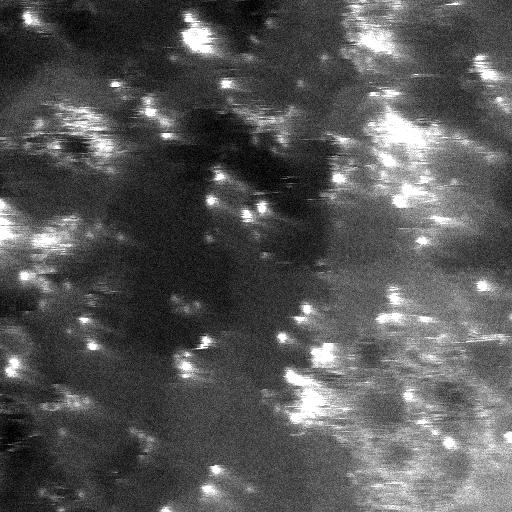
#> input picture sovel filter/Pt1-17.jpg, 512 x 512 px
$ python sobel_filter.py   (older library calls are emulated)
#> lines starting #> are read from the running program, lines starting #| are printed output that depends on the picture
import cv2
import numpy as np

# 入力画像を読み込み
img = cv2.imread("Pt1-17.jpg")
#> img is the input picture: shape (512, 512, 3); min 0, max 255, mean 85.8

# グレースケール変換
gray = cv2.cvtColor(img, cv2.COLOR_RGB2GRAY)

# cv2.sobelメソッドを使用
gray_x = cv2.Sobel(gray, cv2.CV_32F, 1, 0, ksize=3)
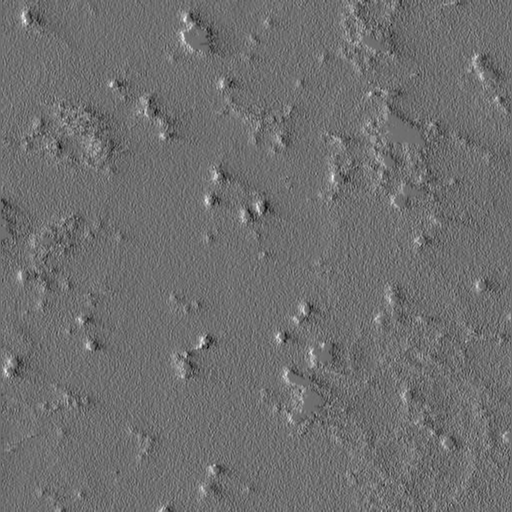
#> gray_x: shape (512, 512) float32; min -420, max 542, mean 0.5; drawn with min black and max white
gray_y = cv2.Sobel(gray, cv2.CV_32F, 0, 1, ksize=3)
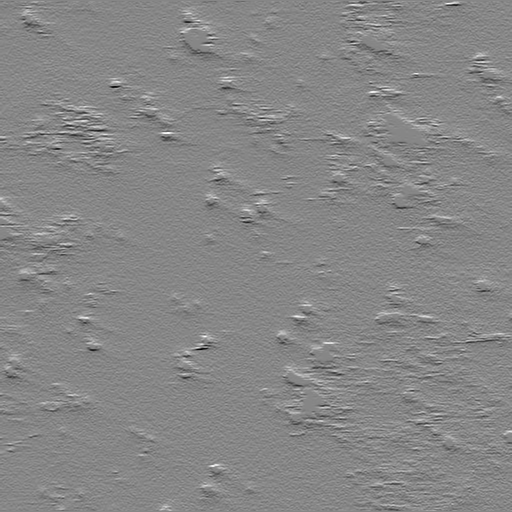
#> gray_y: shape (512, 512) float32; min -846, max 755, mean 0.5; drawn with min black and max white
dst = np.sqrt(gray_x ** 2 + gray_y ** 2)
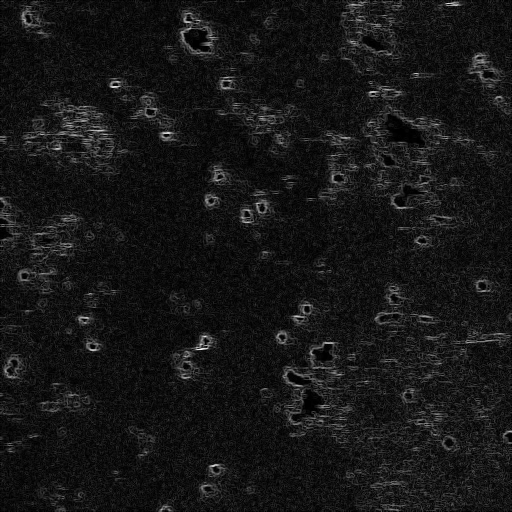
#> dst: shape (512, 512) float32; min 0, max 849.6, mean 75.3; drawn with min black and max white

# 結果を出力
cv2.imwrite("sobel_Pt1-17.png", dst)
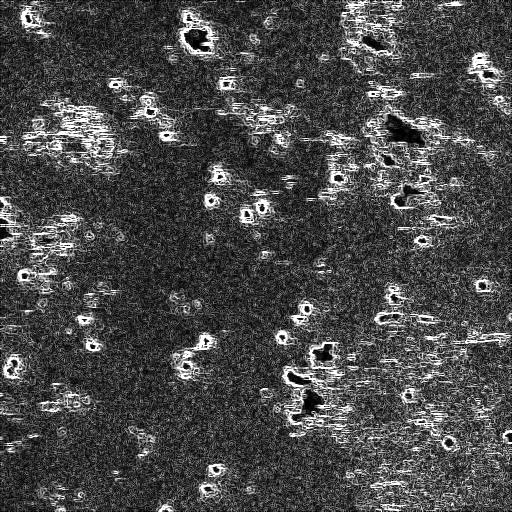
#> saved as sobel_Pt1-17.png: shape (512, 512); min 0, max 255, mean 73.4
